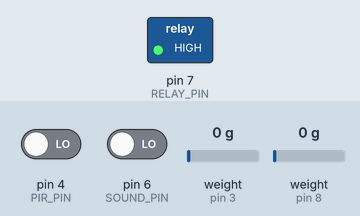
Bench run of a sketch on a simulated Arduino Uno, built with avr-gcc and run on an emulated ATmega328P. Parts: switched loads named in the sketch (green lamp = pin HIGH). The inputs (shaded band) are chosen by the test bench; at power-on: pin 4 (PIR_PIN) LOW, weight on the scale (sensors on pin 8, pin 3) 0 g, pin 6 (SOUND_PIN) LOW. What the sketch prints to the serial monitor is not drawn.

Above: at 8.7 s.
8.8 s: pin 4 (PIR_PIN) driven HIGH
10.8 s: weight on the scale (sensor on pin 8) set to 44 g
12.4 s: weight on the scale (sensor on pin 8) set to 53 g
At 13.8 s:
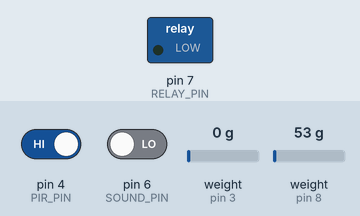
14.1 s: weight on the scale (sensor on pin 3) set to 45 g
15.6 s: weight on the scale (sensor on pin 3) set to 53 g
At 16.5 s:
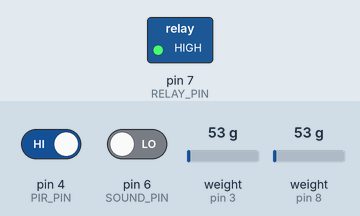
17.4 s: pin 6 (SOUND_PIN) driven HIGH
Timing chart, 0 to 20.4 s (numbered marks = the images above; inputs shaded):
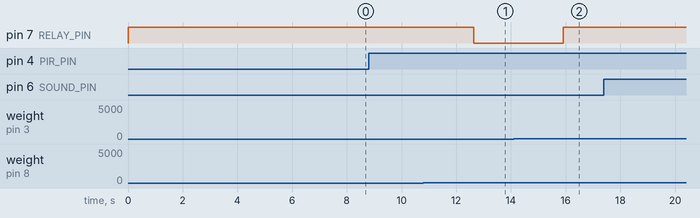

The sketch:

Non_App_Baby_Presence_Alert_System.ino
```cpp
#include "HX711.h"

// === PIN MAP ===
#define LOADCELL_DOUT_BABY   8
#define LOADCELL_SCK_BABY    9
#define LOADCELL_DOUT_DRIVER 3
#define LOADCELL_SCK_DRIVER  2
#define PIR_PIN   4
#define SOUND_PIN 6          // Digital Output (DO) from Sound Sensor
#define RELAY_PIN 7          // Active-LOW relay

HX711 babyScale;
HX711 driverScale;

// === CALIBRATION / THRESHOLDS ===
long babyBaseline = 0;
long driverBaseline = 0;
const long STABILITY_MARGIN = 20000;
const unsigned long ALERT_DELAY = 5000; // 5s delay before buzzer

// === STATE HELPERS ===
unsigned long alertStartTime = 0;
bool alertActive = false;

// === PIR SETTINGS ===
bool pirTriggered = false;
unsigned long lastPirTime = 0;
const unsigned long PIR_IGNORE_MS = 300;

// === SOUND SETTINGS ===
unsigned long lastSoundTime = 0;
bool soundDetected = false;

// === FILTER HELPERS (smoothing) ===
byte recentSound[3] = {0, 0, 0};  // store last 3 readings

void setup() {
  Serial.begin(9600);

  babyScale.begin(LOADCELL_DOUT_BABY, LOADCELL_SCK_BABY);
  driverScale.begin(LOADCELL_DOUT_DRIVER, LOADCELL_SCK_DRIVER);

  pinMode(PIR_PIN, INPUT);
  pinMode(SOUND_PIN, INPUT);
  pinMode(RELAY_PIN, OUTPUT);
  digitalWrite(RELAY_PIN, HIGH);  // buzzer OFF

  Serial.println("🚗 Baby Presence Alert System Initializing...");
  delay(1500);

  // === CALIBRATION (ensure both seats empty) ===
  Serial.println("🧠 Calibrating: ensure both seats are EMPTY now...");
  delay(2000);

  if (babyScale.is_ready() && driverScale.is_ready()) {
    long bs = 0, ds = 0;
    for (int i = 0; i < 10; i++) {
      bs += babyScale.read();
      ds += driverScale.read();
      delay(150);
    }
    babyBaseline = bs / 10;
    driverBaseline = ds / 10;
  } else {
    Serial.println("⚠️ HX711 not ready for calibration!");
  }

  Serial.print("✅ Calibration done. Driver baseline: ");
  Serial.print(driverBaseline);
  Serial.print(" | Baby baseline: ");
  Serial.println(babyBaseline);
  delay(500);
}

void loop() {
  if (!babyScale.is_ready() || !driverScale.is_ready()) {
    Serial.println("⚠️ HX711 not ready");
    delay(300);
    return;
  }

  // === READ LOAD CELLS ===
  long babyRaw = babyScale.read();
  long driverRaw = driverScale.read();

  long babyDiff = labs(babyRaw - babyBaseline);
  long driverDiff = labs(driverRaw - driverBaseline);

  bool babyPresent = (babyDiff > STABILITY_MARGIN);
  bool driverPresent = (driverDiff > STABILITY_MARGIN);
  bool driverAbsent = !driverPresent;

  // === PIR DETECTION ===
  int pirRaw = digitalRead(PIR_PIN);
  if (pirRaw == HIGH) {
    unsigned long now = millis();
    if (now - lastPirTime > PIR_IGNORE_MS) {
      pirTriggered = true;
      lastPirTime = now;
      Serial.println("PIR: detected (raw HIGH)");
    }
  }

  // === SOUND DETECTION (D6) — smoothed for stability ===
  // Shift old readings
  recentSound[2] = recentSound[1];
  recentSound[1] = recentSound[0];
  recentSound[0] = digitalRead(SOUND_PIN);  // HIGH when sound detected (adjust if inverted)

  // Simple smoothing: if 2 or more of the last 3 reads are HIGH, consider it detected
  int sum = recentSound[0] + recentSound[1] + recentSound[2];
  bool rawDetected = (sum >= 2);

  if (rawDetected) {
    lastSoundTime = millis();
    Serial.println("🎤 Sound detected (smoothed)");
  }

  // Hold active for 1s after last detection
  if (millis() - lastSoundTime < 1000) soundDetected = true;
  else soundDetected = false;

  bool motionDetected = pirTriggered;

  // === DEBUG INFO ===
  Serial.print("DrvDiff: "); Serial.print(driverDiff);
  Serial.print(" | BabyDiff: "); Serial.print(babyDiff);
  Serial.print(" | drvPresent: "); Serial.print(driverPresent);
  Serial.print(" babyPresent: "); Serial.print(babyPresent);
  Serial.print(" | PIR: "); Serial.print(pirRaw);
  Serial.print(" soundDet: "); Serial.print(soundDetected);
  Serial.print(" motionDet: "); Serial.println(motionDetected);

  // === MAIN LOGIC ===
  if (driverAbsent && babyPresent) {
    if (motionDetected || soundDetected) {
      activateBuzzer();
    } else {
      if (alertStartTime == 0) alertStartTime = millis();
      if (millis() - alertStartTime > ALERT_DELAY) activateBuzzer();
    }
  } else {
    deactivateBuzzer();
    alertStartTime = 0;
  }

  pirTriggered = false;
  delay(100); // smoother loop
}

// === BUZZER CONTROL ===
void activateBuzzer() {
  if (!alertActive) {
    digitalWrite(RELAY_PIN, LOW); // Active-LOW
    alertActive = true;
    Serial.println("🚨 ALERT: buzzer ON");
  }
}

void deactivateBuzzer() {
  if (alertActive) {
    digitalWrite(RELAY_PIN, HIGH);
    alertActive = false;
    Serial.println("✅ SAFE: buzzer OFF");
  }
}
```

Measured:
- the behaviour switches between 47 and 48 g on weight on the scale (sensor on pin 8) (found by bisection; images 0 and 1)
- the behaviour switches between 47 and 48 g on weight on the scale (sensor on pin 3) (found by bisection; images 1 and 2)
- after the input at 8.8 s, every drawn part: stays the same
- after the input at 10.8 s, every drawn part: stays the same
- after the input at 12.4 s, pin 7 (RELAY_PIN): HIGH → LOW after 0.23 s
- after the input at 14.1 s, every drawn part: stays the same
- after the input at 15.6 s, pin 7 (RELAY_PIN): LOW → HIGH after 0.31 s
- after the input at 17.4 s, every drawn part: stays the same
